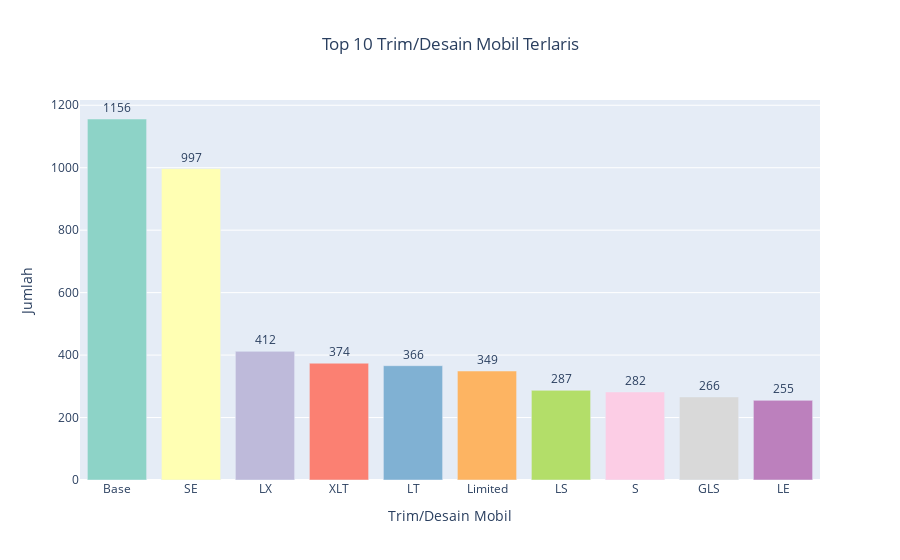

The code cell stored with this chart in its notebook:
### Markdown cell above
Warna mobil yang paling laris terjual adalah warna hitam dan putih.

### Code cell
trim_counts = df['trim'].value_counts().head(10).reset_index()
trim_counts.columns = ['trim', 'count']

# Plot bar chart
fig = px.bar(trim_counts, x='trim', y='count',
             title='Top 10 Trim/Desain Mobil Terlaris',
             color='trim',
             color_discrete_sequence=px.colors.qualitative.Set3,
             text='count')

fig.update_layout(title_x=0.5,
                  xaxis_title='Trim/Desain Mobil',
                  yaxis_title='Jumlah',
                  showlegend=False)

fig.update_traces(textposition='outside')
fig.show()

### Figure 1 — Plotly figure (JSON) as saved in the notebook; plotly's stock layout.template omitted (floating-point values rounded to 4 significant figures)
{"data": [{"alignmentgroup": "True", "hovertemplate": "trim=%{x}<br>count=%{text}<extra></extra>", "legendgroup": "Base", "marker": {"color": "rgb(141,211,199)", "pattern": {"shape": ""}}, "name": "Base", "offsetgroup": "Base", "orientation": "v", "showlegend": true, "text": [1156], "textposition": "outside", "type": "bar", "x": ["Base"], "xaxis": "x", "y": [1156], "yaxis": "y"}, {"alignmentgroup": "True", "hovertemplate": "trim=%{x}<br>count=%{text}<extra></extra>", "legendgroup": "SE", "marker": {"color": "rgb(255,255,179)", "pattern": {"shape": ""}}, "name": "SE", "offsetgroup": "SE", "orientation": "v", "showlegend": true, "text": [997], "textposition": "outside", "type": "bar", "x": ["SE"], "xaxis": "x", "y": [997], "yaxis": "y"}, {"alignmentgroup": "True", "hovertemplate": "trim=%{x}<br>count=%{text}<extra></extra>", "legendgroup": "LX", "marker": {"color": "rgb(190,186,218)", "pattern": {"shape": ""}}, "name": "LX", "offsetgroup": "LX", "orientation": "v", "showlegend": true, "text": [412], "textposition": "outside", "type": "bar", "x": ["LX"], "xaxis": "x", "y": [412], "yaxis": "y"}, {"alignmentgroup": "True", "hovertemplate": "trim=%{x}<br>count=%{text}<extra></extra>", "legendgroup": "XLT", "marker": {"color": "rgb(251,128,114)", "pattern": {"shape": ""}}, "name": "XLT", "offsetgroup": "XLT", "orientation": "v", "showlegend": true, "text": [374], "textposition": "outside", "type": "bar", "x": ["XLT"], "xaxis": "x", "y": [374], "yaxis": "y"}, {"alignmentgroup": "True", "hovertemplate": "trim=%{x}<br>count=%{text}<extra></extra>", "legendgroup": "LT", "marker": {"color": "rgb(128,177,211)", "pattern": {"shape": ""}}, "name": "LT", "offsetgroup": "LT", "orientation": "v", "showlegend": true, "text": [366], "textposition": "outside", "type": "bar", "x": ["LT"], "xaxis": "x", "y": [366], "yaxis": "y"}, {"alignmentgroup": "True", "hovertemplate": "trim=%{x}<br>count=%{text}<extra></extra>", "legendgroup": "Limited", "marker": {"color": "rgb(253,180,98)", "pattern": {"shape": ""}}, "name": "Limited", "offsetgroup": "Limited", "orientation": "v", "showlegend": true, "text": [349], "textposition": "outside", "type": "bar", "x": ["Limited"], "xaxis": "x", "y": [349], "yaxis": "y"}, {"alignmentgroup": "True", "hovertemplate": "trim=%{x}<br>count=%{text}<extra></extra>", "legendgroup": "LS", "marker": {"color": "rgb(179,222,105)", "pattern": {"shape": ""}}, "name": "LS", "offsetgroup": "LS", "orientation": "v", "showlegend": true, "text": [287], "textposition": "outside", "type": "bar", "x": ["LS"], "xaxis": "x", "y": [287], "yaxis": "y"}, {"alignmentgroup": "True", "hovertemplate": "trim=%{x}<br>count=%{text}<extra></extra>", "legendgroup": "S", "marker": {"color": "rgb(252,205,229)", "pattern": {"shape": ""}}, "name": "S", "offsetgroup": "S", "orientation": "v", "showlegend": true, "text": [282], "textposition": "outside", "type": "bar", "x": ["S"], "xaxis": "x", "y": [282], "yaxis": "y"}, {"alignmentgroup": "True", "hovertemplate": "trim=%{x}<br>count=%{text}<extra></extra>", "legendgroup": "GLS", "marker": {"color": "rgb(217,217,217)", "pattern": {"shape": ""}}, "name": "GLS", "offsetgroup": "GLS", "orientation": "v", "showlegend": true, "text": [266], "textposition": "outside", "type": "bar", "x": ["GLS"], "xaxis": "x", "y": [266], "yaxis": "y"}, {"alignmentgroup": "True", "hovertemplate": "trim=%{x}<br>count=%{text}<extra></extra>", "legendgroup": "LE", "marker": {"color": "rgb(188,128,189)", "pattern": {"shape": ""}}, "name": "LE", "offsetgroup": "LE", "orientation": "v", "showlegend": true, "text": [255], "textposition": "outside", "type": "bar", "x": ["LE"], "xaxis": "x", "y": [255], "yaxis": "y"}], "layout": {"barmode": "relative", "legend": {"title": {"text": "trim"}, "tracegroupgap": 0}, "showlegend": false, "title": {"text": "Top 10 Trim/Desain Mobil Terlaris", "x": 0.5}, "xaxis": {"anchor": "y", "categoryarray": ["Base", "SE", "LX", "XLT", "LT", "Limited", "LS", "S", "GLS", "LE"], "categoryorder": "array", "domain": [0, 1], "title": {"text": "Trim/Desain Mobil"}}, "yaxis": {"anchor": "x", "domain": [0, 1], "title": {"text": "Jumlah"}}}}
